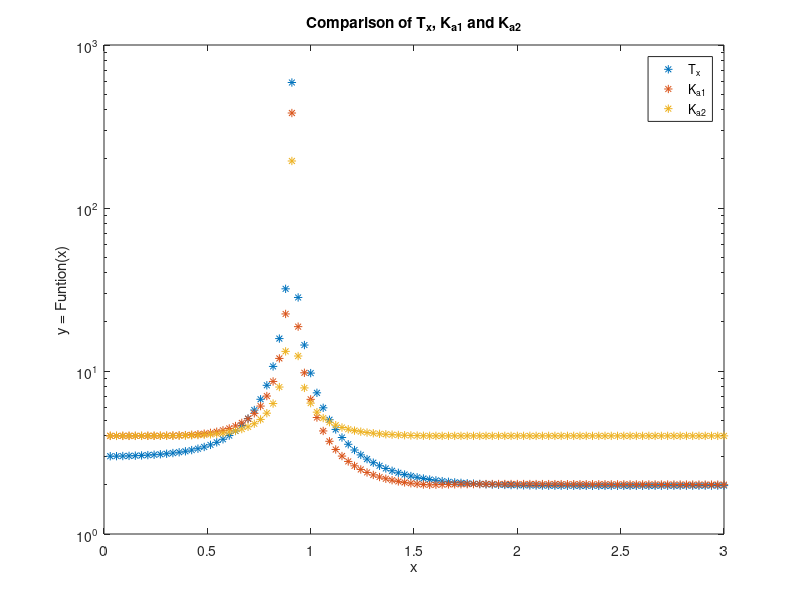

Here is the MATLAB script that generated this plot:
x = linspace(0,3,100);
y = @(x) cos(x)./x.^3 - x.^2;
esim = 1.0e-8;
xeps = x.*(1+esim);
ydot = y(x);

yeps = y(xeps);
numerator = yeps - ydot;
abs_error = abs(numerator ./ ydot);
tx_numerical = 1/esim * abs_error;
semilogy(x,tx_numerical, '*');
hold on

T1 = abs((cos(x) ./ x.^3)./ydot);
T2 = abs((-1* x.^2)./ydot);
tx_numerical = 3*T1 + T2 + 1;
semilogy(x,tx_numerical, '*');
hold on

T1 = abs((cos(x) ./ x.^3)./ydot);
T2 = abs((-1* x.^2)./ydot);
T3 = abs(((cos(x) - x.^5) ./ x.^3)./ydot);
tx_numerical = T1 + T2 + 3*T3;
semilogy(x,tx_numerical, '*');

title("Comparison of T_x, K_{a1} and K_{a2}"), xlabel("x"),
ylabel("y = Funtion(x)"), legend("T_x", "K_{a1}", "K_{a2}")
